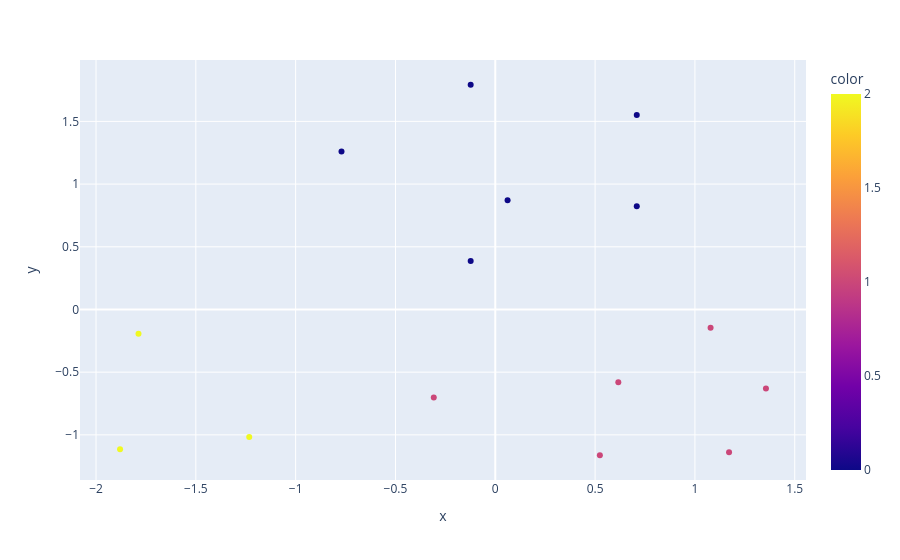

The cell this chart's notebook holds for it:
### Code cell
grafico = px.scatter(x = base_salario[:,0], y = base_salario[:,1], color = rotulos)
grafico.show()

### Figure 1 — Plotly figure (JSON) as saved in the notebook; plotly's stock layout.template omitted (floating-point values rounded to 4 significant figures)
{"data": [{"hovertemplate": "x=%{x}<br>y=%{y}<br>color=%{marker.color}<extra></extra>", "legendgroup": "", "marker": {"color": [2, 2, 2, 1, 1, 1, 1, 1, 1, 0, 0, 0, 0, 0, 0], "coloraxis": "coloraxis", "symbol": "circle"}, "mode": "markers", "name": "", "orientation": "v", "showlegend": false, "type": "scatter", "x": [-1.88, -1.233, -1.787, -0.3081, 0.5238, 1.171, 1.356, 0.6163, 1.078, -0.7703, -0.1233, 0.06163, -0.1233, 0.7087, 0.7087], "xaxis": "x", "y": [-1.114, -1.017, -0.1938, -0.7024, -1.163, -1.138, -0.6297, -0.5813, -0.1453, 1.259, 0.3875, 0.8719, 1.792, 0.8235, 1.55], "yaxis": "y"}], "layout": {"coloraxis": {"colorbar": {"title": {"text": "color"}}, "colorscale": [[0, "#0d0887"], [0.1111, "#46039f"], [0.2222, "#7201a8"], [0.3333, "#9c179e"], [0.4444, "#bd3786"], [0.5556, "#d8576b"], [0.6667, "#ed7953"], [0.7778, "#fb9f3a"], [0.8889, "#fdca26"], [1, "#f0f921"]]}, "legend": {"tracegroupgap": 0}, "margin": {"t": 60}, "xaxis": {"anchor": "y", "domain": [0, 1], "title": {"text": "x"}}, "yaxis": {"anchor": "x", "domain": [0, 1], "title": {"text": "y"}}}}
